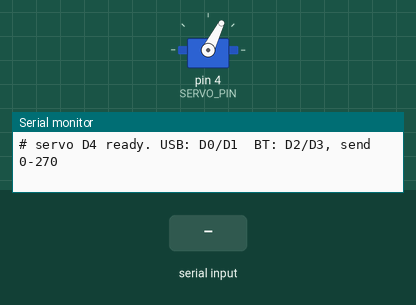
Simulated run of this sketch. Board: Arduino Uno, built with avr-gcc and run on an emulated ATmega328P. On the bench: servo, the last lines printed to the serial monitor. Wiring (inferred from the names in the program): servo: signal pin 4. Inputs (shaded band) come from the test bench. Servo pulses on a pin are drawn as a servo (544–2400 µs = 0–180°).

Above: at 1.2 s.
1.3 s: "0\n" received over Serial
At 2.4 s:
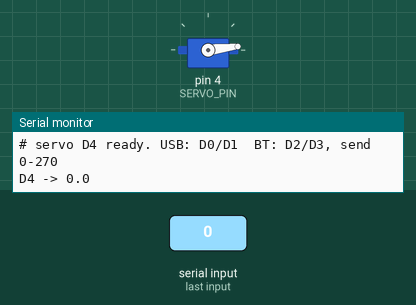
3.1 s: "200\n" received over the second serial link
At 5.1 s:
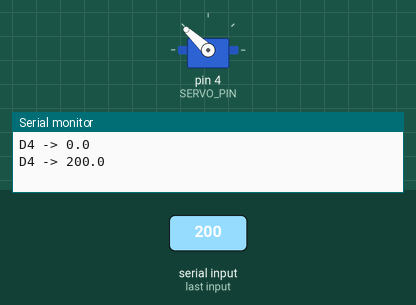
5.4 s: "5\n" received over Serial
At 6.11 s:
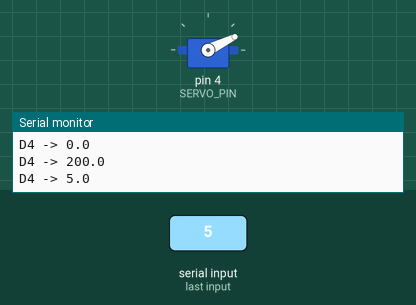
9.2 s: "90\n" received over the second serial link
At 10.3 s:
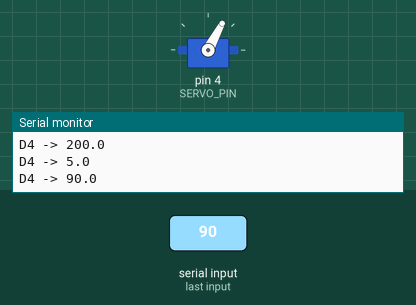
11.0 s: "0\n" received over the second serial link
At 12.7 s:
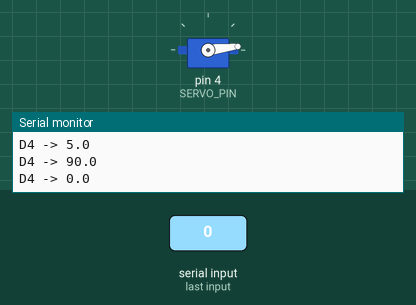
Timing chart, 0 to 13.8 s (numbered marks = the images above; inputs shaded):
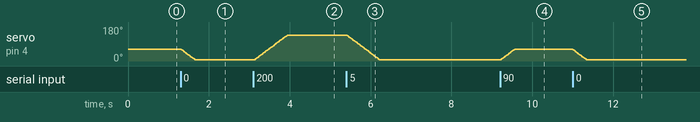

Measured:
- after the input at 1.3 s, servo on pin 4 (SERVO_PIN): moves from 63° to 7° over 0.32 s, starting at once
- after the input at 3.1 s, servo on pin 4 (SERVO_PIN): moves from 7° to 137° over 0.79 s, starting after 0.05 s
- after the input at 5.4 s, servo on pin 4 (SERVO_PIN): moves from 137° to 7° over 0.79 s, starting at once
- after the input at 9.2 s, servo on pin 4 (SERVO_PIN): moves from 7° to 62° over 0.33 s, starting at once
- after the input at 11.0 s, servo on pin 4 (SERVO_PIN): moves from 62° to 7° over 0.32 s, starting at once

The sketch:

bt_servo.ino
```cpp
/* ============================================================================
 *  单路舵机 · 蓝牙 + USB 双路角度控制（D4）
 *  ---------------------------------------------------------------------------
 *  舵机驱动与 2.ino 完全一致：Timer2 比较中断（OCR2B）产生 50Hz，
 *  20.00ms 周期，2us 分辨率，0~270° 线性对应 500~2500us，
 *  平滑推进 240°/s，全程持续输出不卸力。
 *
 *  ★ 蓝牙与 USB 同时可用（两个口各自独立，互不干扰）：
 *      蓝牙 → D2(RX) / D3(TX)   SoftwareSerial
 *      USB  → D0(RX) / D1(TX)   硬件串口
 *    两路都能发指令，回显同时打到两路。
 *    （一个硬件串口接不了两个设备：UART 是推挽输出，蓝牙与 USB 芯片会互相对打，
 *      所以蓝牙必须挪到软件串口才能和 USB 并存。）
 *
 *  指令：发送角度数字，回车/换行结束；不发换行也行，静默 30ms 自动断帧
 *        90 / 135.5 / 270      超范围自动钳位
 *  上电停在 90°。
 *
 *  接线：
 *    舵机信号 → D4，舵机电源独立 5~6V 且与 Arduino 共地
 *    蓝牙 TXD → D2，蓝牙 RXD → D3
 *    USB       → 原口不动
 *
 *  ⚠ 不要用 Servo 库：它独占 Timer1。
 *  ⚠ 软串口收字节时会关中断约 1ms，若正好落在舵机脉冲高电平期间，该帧脉宽会被
 *    拉长约 1ms（舵机可能轻抖一下）。只在收到指令的那几毫秒发生，平时为零。
 *    要追求信号绝对干净，把 BT_USE_HW_SERIAL 改成 1，蓝牙回 D0/D1。
 * ============================================================================ */

/* 0 = 蓝牙 D2/D3，USB 保留 D0/D1（可同时双向使用）★ 推荐
 * 1 = 蓝牙 D0/D1（与实例代码一致），此时 USB 只能看输出、不能输入 */
#define BT_USE_HW_SERIAL  0
#define BT_BAUD           9600      // HC-05/06 出厂默认 9600

/* 无帧尾兼容：收完最后一个字节后静默超过这么久，就把已收内容当作一整帧解析。
 * 30ms 远大于 9600 下单字节的 1.04ms，不会把 "135" 切成 "1" "3" "5"。 */
#define FRAME_GAP_MS      30

#if BT_USE_HW_SERIAL
  #define BT  Serial
#else
  #include <SoftwareSerial.h>
  SoftwareSerial btSerial(2, 3);
  #define BT  btSerial
#endif

/* ★ 收帧上下文必须定义在【所有函数之前】：
 *   Arduino IDE 会在第一个函数前自动插入函数原型，若类型定义在后面，
 *   原型里的 RxCtx 就是"未声明" → 报 variable or field 'applyBuf' declared void。 */
typedef struct
{
    char          buf[12];
    uint8_t       idx;
    unsigned long lastMs;
} RxCtx;

#if BT_USE_HW_SERIAL
  static RxCtx rxMain;
#else
  static RxCtx rxBt, rxUsb;
#endif

/* ============================================================================
 *  舵机驱动（与 2.ino 同一套，单通道）
 * ========================================================================== */
#define SERVO_N        1

/* 时间基准：Timer2 预分频 /32 → 500kHz → 2us/tick；20ms = 10000 tick */
#define SERVO_CYCLE    10000
#define SERVO_SEG_MAX  240      // 8 位计数器单次最多排 240 tick（留回绕余量）
#define SERVO_ON0      4        // 起点不能是 0，否则写完 OCR2B 已被越过，要白等一圈

#define SERVO_DEG_FULL    270.0f
#define SERVO_DEG_TENTH   2700L
#define SERVO_US_0        500
#define SERVO_US_FULL     2500
/* 脉宽底端下限：0°=500us 压在行程端点会"歇力"，抬到 550us 保证有力矩。
 * 只夹底端：90°/180°/270° 一点不受影响，仅 0~6.75° 成为死区。 */
#define SERVO_US_MIN_OUT  550

#define SERVO_TK0         (uint16_t)(SERVO_US_0 / 2)
#define SERVO_TK_SPAN     (uint16_t)((SERVO_US_FULL - SERVO_US_0) / 2)
#define SERVO_TK_MIN_OUT  (uint16_t)(SERVO_US_MIN_OUT / 2)

/* 平滑推进：240°/s → 每 20ms 4.8° → 0~270° 约 1.13s
 * 想更快改 600（≈0.45s），更柔和改 120（≈2.25s）。 */
#define SERVO_SLEW_DPS    240
#define SERVO_STEP        ((int16_t)((long)SERVO_SLEW_DPS * 200L / 1000L))

#define SERVO_PIN         4
#define SERVO_HOME_DEG    90       // 上电位置

static volatile int16_t  svTgtTenth;          // 目标角（0.1°），主循环写
static volatile int16_t  svCurTenth;          // 当前角（0.1°），ISR 写
static volatile uint16_t svTicks;             // 当前脉宽（2us/tick）

static uint16_t svEvtAt[2 * SERVO_N + 1];     // on, off, 周期结束
static uint16_t svAbsCur = 0;
static uint8_t  svEvt    = 0;

/* 角度（0.1°）→ 脉宽（tick） */
static uint16_t servoAngleToTicks(int16_t tenth)
{
    if(tenth < 0)                tenth = 0;
    if(tenth > SERVO_DEG_TENTH)  tenth = (int16_t)SERVO_DEG_TENTH;

    uint16_t tk = (uint16_t)( SERVO_TK0 +
                   ((uint32_t)tenth * SERVO_TK_SPAN + (uint32_t)SERVO_DEG_TENTH / 2)
                       / (uint32_t)SERVO_DEG_TENTH );

    if(tk < SERVO_TK_MIN_OUT) tk = SERVO_TK_MIN_OUT;
    return tk;
}

/* ★★★ 对外唯一接口：设定角度 0~270，非阻塞，立刻返回
 *  返回值：实际生效的角度（已钳位）
 *  转动由 Timer2 中断按 SERVO_SLEW_DPS 平滑推进，中途再改目标会从当前姿态接上 */
float servoWrite(float deg)
{
    if(deg < 0.0f)           deg = 0.0f;
    if(deg > SERVO_DEG_FULL) deg = SERVO_DEG_FULL;

    int16_t t = (int16_t)(deg * 10.0f + 0.5f);

    uint8_t sreg = SREG;            // 保存/恢复而不是 interrupts()，嵌套安全
    cli();
    svTgtTenth = t;
    SREG = sreg;

    return (float)t * 0.1f;
}

/* 周期末尾推进一次角度。此时无脉冲输出，做除法不影响脉宽。
 * 必须 noinline：否则 32 位除法会把 r12~r31 全拖进 ISR 序言。 */
static void __attribute__((noinline)) servoTrack()
{
    int16_t cur = svCurTenth;
    int16_t d   = (int16_t)(svTgtTenth - cur);

    if(d >  SERVO_STEP) d =  SERVO_STEP;
    if(d < -SERVO_STEP) d = -SERVO_STEP;
    if(d == 0) return;                        // 已到位 → 零开销

    cur += d;
    svCurTenth = cur;
    svTicks    = servoAngleToTicks(cur);
}

static void servoPlan()
{
    uint16_t len = svTicks;
    if(len < SERVO_TK0) len = SERVO_TK0;
    svEvtAt[0] = SERVO_ON0;
    svEvtAt[1] = SERVO_ON0 + len;
    svEvtAt[2] = SERVO_CYCLE;
}

static void servoInit()
{
    pinMode(SERVO_PIN, OUTPUT);
    digitalWrite(SERVO_PIN, LOW);

    /* 上电即到预设位：当前角 = 目标角，第一个周期就输出该角度，不做过渡 */
    int16_t home = (int16_t)((int16_t)SERVO_HOME_DEG * 10);
    svTgtTenth = home;
    svCurTenth = home;
    svTicks    = servoAngleToTicks(home);
    servoPlan();

    svAbsCur = 0;
    svEvt    = 0;

    uint8_t sreg = SREG;
    cli();
    TCCR2A = 0;                        // Normal 模式
    /* 预分频 /32：CS22 CS21 CS20 = 0 1 1
     * （写成 _BV(CS22)|_BV(CS21) 是 /256，整条时间轴会放大 8 倍，舵机收不到有效信号） */
    TCCR2B = _BV(CS21) | _BV(CS20);
    TCNT2  = 0;
    OCR2B  = 4;                        // 4 tick 后第一次比较中断
    TIMSK2 = _BV(OCIE2B);              // COMPA 留给 Tone.cpp，不能碰
    SREG = sreg;
}

ISR(TIMER2_COMPB_vect)
{
    /* ① 执行所有到点事件 */
    while(svEvt < 2 * SERVO_N && svEvtAt[svEvt] <= svAbsCur)
    {
        digitalWrite(SERVO_PIN, (svEvt & 1) ? LOW : HIGH);   // 0=上升沿 1=下降沿
        svEvt++;
    }

    /* ② 周期走完 → 拉低、推进角度、重排事件 */
    if(svEvt >= 2 * SERVO_N && svAbsCur >= SERVO_CYCLE)
    {
        digitalWrite(SERVO_PIN, LOW);
        servoTrack();
        svAbsCur = 0;
        svEvt    = 0;
        servoPlan();
    }

    /* ③ 排下一个比较点（8 位计数器，必须分段） */
    uint16_t target = (svEvt < 2 * SERVO_N) ? svEvtAt[svEvt] : SERVO_CYCLE;
    uint16_t d = (target > svAbsCur) ? (uint16_t)(target - svAbsCur) : 1;
    if(d > SERVO_SEG_MAX) d = SERVO_SEG_MAX;
    if(d < 4) d = 4;                   // 小于 4 tick 可能已被计数器越过

    OCR2B = (uint8_t)(TCNT2 + d);
    svAbsCur += d;
}

/* ============================================================================
 *  双路口令接收
 * ========================================================================== */
/* 解析一个纯数字角度；非法（含非数字字符、空串）返回 false */
static bool parseAngle(const char *s, float *out)
{
    uint8_t i = 0;
    while(s[i] == ' ') i++;

    bool neg = false;
    if(s[i] == '-' || s[i] == '+') { neg = (s[i] == '-'); i++; }

    float v   = 0.0f;
    bool  any = false;

    while(s[i] >= '0' && s[i] <= '9') { v = v * 10.0f + (s[i] - '0'); i++; any = true; }

    if(s[i] == '.')
    {
        i++;
        float m = 0.1f;
        while(s[i] >= '0' && s[i] <= '9')
        {
            v += (s[i] - '0') * m;
            m *= 0.1f;
            i++;
            any = true;
        }
    }

    if(!any) return false;
    while(s[i] == ' ') i++;
    if(s[i] != 0) return false;        // 尾部有垃圾 → 整帧丢弃

    *out = neg ? -v : v;
    return true;
}

static void reportOne(Stream &o, bool ok, float got)
{
    if(ok) { o.print(F("D4 -> ")); o.println(got, 1); }
    else     o.println(F("# bad: send a number 0-270"));
}

/* 一路应答：蓝牙必回；USB 存在时也回 */
static void report(bool ok, float got)
{
#if !BT_USE_HW_SERIAL
    reportOne(Serial, ok, got);
#endif
    reportOne(BT, ok, got);
}

/* 解析并执行一帧 */
static void applyBuf(RxCtx &c)
{
    if(c.idx == 0) return;

    c.buf[c.idx] = 0;
    c.idx = 0;

    float deg;
    bool ok = parseAngle(c.buf, &deg);
    report(ok, ok ? servoWrite(deg) : 0.0f);
}

/* 非阻塞收帧：遇 \r/\n 立即解析；没有帧尾则靠静默 FRAME_GAP_MS 断帧 */
static void pollPort(Stream &in, RxCtx &c)
{
    while(in.available() > 0)
    {
        char ch = (char)in.read();
        c.lastMs = millis();

        if(ch == '\r' || ch == '\n')
        {
            applyBuf(c);
        }
        else if((ch >= '0' && ch <= '9') || ch == '.' || ch == '-' || ch == '+' || ch == ' ')
        {
            if(c.idx < sizeof(c.buf) - 1) c.buf[c.idx++] = ch;
            else                          c.idx = 0;       // 超长 → 丢弃整帧
        }
        else
        {
            c.idx = 0;                                     // 非法字符 → 丢弃半帧
        }
    }

    if(c.idx > 0 && millis() - c.lastMs >= FRAME_GAP_MS) applyBuf(c);
}

void setup()
{
    servoInit();                    // 先把舵机拉起来，输出立刻稳定

#if !BT_USE_HW_SERIAL
    Serial.begin(9600);             // USB D0/D1
#endif
    BT.begin(BT_BAUD);              // 蓝牙 D2/D3

    /* 两路都打一行启动提示，方便确认哪一路通了 */
#if !BT_USE_HW_SERIAL
    Serial.println(F("# servo D4 ready. USB: D0/D1  BT: D2/D3, send 0-270"));
#endif
    BT.println(F("# servo D4 ready. send angle 0-270"));
}

void loop()
{
#if BT_USE_HW_SERIAL
    pollPort(BT, rxMain);
#else
    pollPort(BT,     rxBt);         // 蓝牙 D2/D3
    pollPort(Serial, rxUsb);        // USB  D0/D1
#endif
}
```
